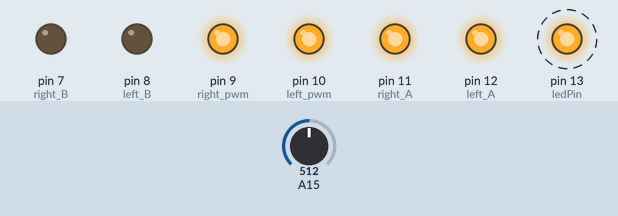
Recording of a sketch running on a simulated Arduino Mega 2560, built with avr-gcc and run on an emulated ATmega2560. Parts: output pins drawn as LEDs (lit = HIGH). Dashed ring = blinking. Inputs (shaded band) come from the test bench; at power-on: A15 = 512.

Above: at 1.2 s.
1.3 s: A15 set to 589
3.5 s: A15 set to 613
At 3.7 s:
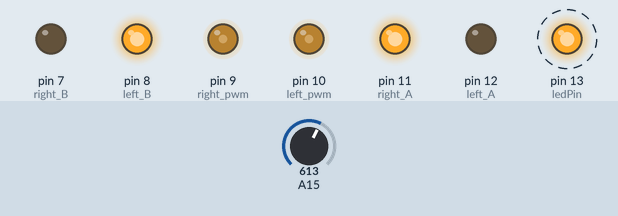
6.5 s: A15 set to 590
At 7.7 s:
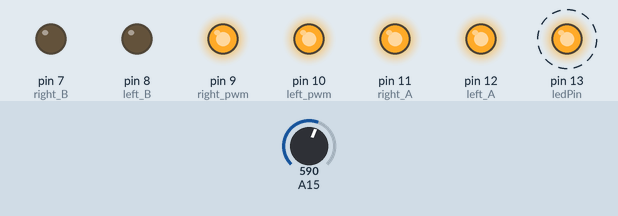
9.5 s: A15 set to 610
At 10.53 s:
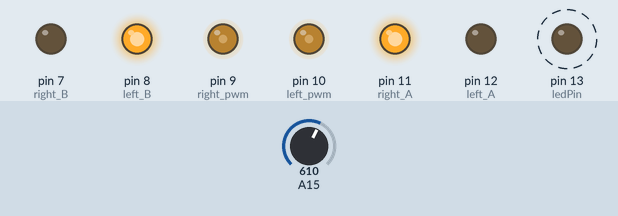
12.5 s: A15 set to 511
At 13.3 s:
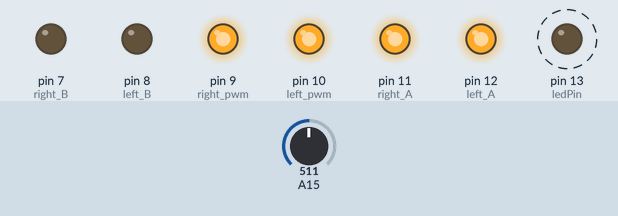
Timing chart, 0 to 16.5 s (numbered marks = the images above; inputs shaded):
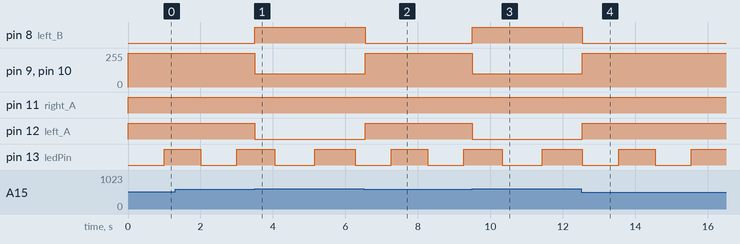

Measured:
- the behaviour switches between 600 and 601 on A15 (found by bisection; images 0 and 1)
- after the input at 3.5 s, pin 8 (left_B): LOW → HIGH at once; pin 9 (right_pwm), pin 10 (left_pwm): 255/255 → 100/255 at once; pin 12 (left_A): HIGH → LOW at once
- after the input at 6.5 s, pin 8 (left_B): HIGH → LOW at once; pin 9 (right_pwm), pin 10 (left_pwm): 100/255 → 255/255 at once; pin 12 (left_A): LOW → HIGH at once
- after the input at 9.5 s, pin 8 (left_B): LOW → HIGH at once; pin 9 (right_pwm), pin 10 (left_pwm): 255/255 → 100/255 at once; pin 12 (left_A): HIGH → LOW at once
- after the input at 12.5 s, pin 8 (left_B): HIGH → LOW at once; pin 9 (right_pwm), pin 10 (left_pwm): 100/255 → 255/255 at once; pin 12 (left_A): LOW → HIGH at once
- by itself, pin 13 (ledPin): alternates HIGH for 1.0 s and LOW for 1.0 s

The sketch:

arduino_day_shit.ino
```cpp
#define REAR 0
#define FRONT 2
#define RIGHT 1
#define LEFT 3

int sharp_IR[] = {17, 16, 15, 14};
int sharp_IR_size = sizeof(sharp_IR) / 2;

int line_sensor[] = {22, 21, 20, 19, 18};
int line_sensor_size = sizeof(line_sensor) / 2;

int left_A = 12, left_B = 8, left_pwm = 10;
//11 7 9
//12 8 10
int right_A = 11, right_B = 7, right_pwm = 9;

const int ledPin =  13;
// Variables will change:
int ledState = LOW;             // ledState used to set the LED
long previousMillis = 0;        // will store last time LED was updated
long interval = 1000;

void setup() {
  sharp_IR_size /= 2;
  line_sensor_size /= 2;

  pinMode(left_A, OUTPUT); pinMode(left_B, OUTPUT); pinMode(left_pwm, OUTPUT);
  pinMode(right_A, OUTPUT); pinMode(right_B, OUTPUT); pinMode(right_pwm, OUTPUT);

  for (int i = 0; i < sharp_IR_size; i++)
    pinMode(sharp_IR[i], INPUT);

  for (int i = 0; i < line_sensor_size; i++)
    pinMode(line_sensor[i], INPUT);

  pinMode(ledPin, OUTPUT);

  Serial.begin(9600);

  //  Serial.print(sharp_IR_size);Serial.print(line_sensor_size);
}

void loop() {
  blink_w_o_delay();

  //  digitalWrite(left_A, HIGH);
  //  digitalWrite(left_B, LOW);
  //  analogWrite(left_pwm, 255);

  //  digitalWrite(right_A, HIGH);
  //  digitalWrite(right_B, LOW);
  //  analogWrite(right_pwm, 255);

//    while (Serial.available()) {
//      int x = Serial.parseInt();
//
//      digitalWrite(left_A, HIGH);
//      digitalWrite(left_B, LOW);
//      analogWrite(left_pwm, 100);
//
//      digitalWrite(right_A, LOW);
//      digitalWrite(right_B, HIGH);
//      analogWrite(right_pwm, 100);
//
//      delay(x);
//
//      analogWrite(left_pwm, LOW);
//      analogWrite(right_pwm, LOW);
//    }

//  Serial.println(analogRead(sharp_IR[FRONT]));

    if (analogRead(sharp_IR[FRONT]) > 600)
      turn_left();
    else
      forward();

  //  for(int i=0;i<sharp_IR_size;i++){
  //    Serial.print(analogRead(sharp_IR[i]));Serial.print('\t');}
  //
  //  Serial.println();

//  digitalWrite(left_A, LOW);
//  digitalWrite(left_B, HIGH);
//  analogWrite(left_pwm, 100);
//
//  digitalWrite(right_A, HIGH);
//  digitalWrite(right_B, LOW);
//  analogWrite(right_pwm, 100);
//
//  delay(138);
//
//  analogWrite(left_pwm, LOW);
//  analogWrite(right_pwm, LOW);
}

void blink_w_o_delay()
{ unsigned long currentMillis = millis();
  if (currentMillis - previousMillis > interval) {
    // save the last time you blinked the LED
    previousMillis = currentMillis;

    // if the LED is off turn it on and vice-versa:
    if (ledState == LOW)
      ledState = HIGH;
    else
      ledState = LOW;

    // set the LED with the ledState of the variable:
    digitalWrite(ledPin, ledState);
  }
}

void turn_left() {
  digitalWrite(left_A, LOW);
  digitalWrite(left_B, HIGH);
  analogWrite(left_pwm, 100);

  digitalWrite(right_A, HIGH);
  digitalWrite(right_B, LOW);
  analogWrite(right_pwm, 100);

  delay(138);

  analogWrite(left_pwm, LOW);
  analogWrite(right_pwm, LOW);
}

void turn_right() {
  digitalWrite(left_A, HIGH);
  digitalWrite(left_B, LOW);
  analogWrite(left_pwm, 100);

  digitalWrite(right_A, LOW);
  digitalWrite(right_B, HIGH);
  analogWrite(right_pwm, 100);

  delay(113);

  analogWrite(left_pwm, LOW);
  analogWrite(right_pwm, LOW);
}

void forward() {
  digitalWrite(left_A, HIGH);
  digitalWrite(left_B, LOW);
  analogWrite(left_pwm, 255);

  digitalWrite(right_A, HIGH);
  digitalWrite(right_B, LOW);
  analogWrite(right_pwm, 255);
}
```
